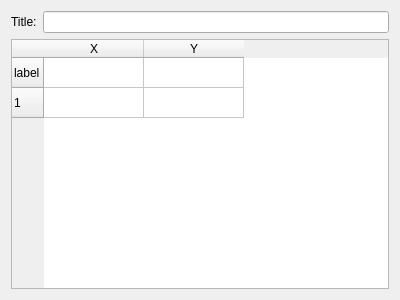
<?xml version="1.0" encoding="UTF-8"?>
<ui version="4.0">
 <class>ExternalData</class>
 <widget class="QWidget" name="ExternalData">
  <property name="geometry">
   <rect>
    <x>0</x>
    <y>0</y>
    <width>400</width>
    <height>300</height>
   </rect>
  </property>
  <property name="windowTitle">
   <string>Form</string>
  </property>
  <layout class="QVBoxLayout" name="verticalLayout">
   <item>
    <layout class="QHBoxLayout" name="horizontalLayout">
     <item>
      <widget class="QLabel" name="label">
       <property name="text">
        <string>Title:</string>
       </property>
      </widget>
     </item>
     <item>
      <widget class="QLineEdit" name="le_title"/>
     </item>
    </layout>
   </item>
   <item>
    <widget class="QTableWidget" name="table">
     <row>
      <property name="text">
       <string>label</string>
      </property>
     </row>
     <row>
      <property name="text">
       <string>1</string>
      </property>
     </row>
     <column>
      <property name="text">
       <string>X</string>
      </property>
     </column>
     <column>
      <property name="text">
       <string>Y</string>
      </property>
     </column>
    </widget>
   </item>
  </layout>
 </widget>
 <resources/>
 <connections/>
</ui>
